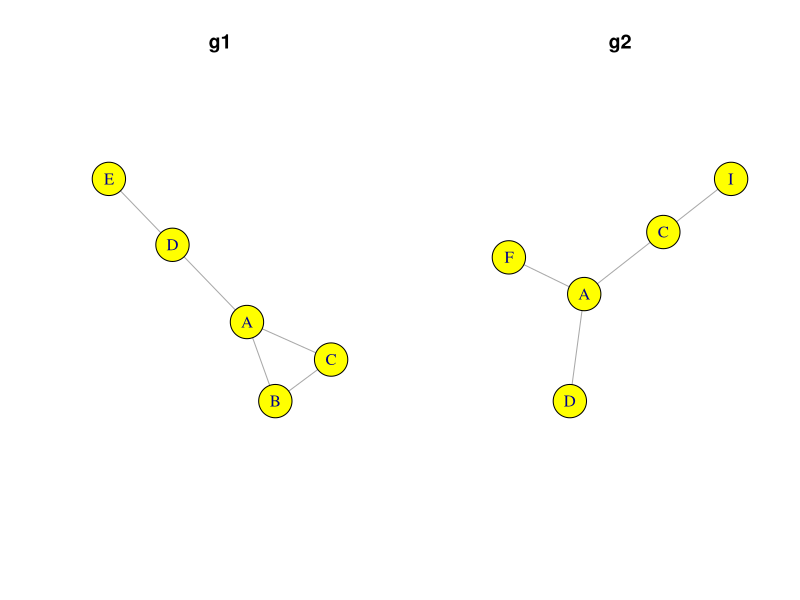
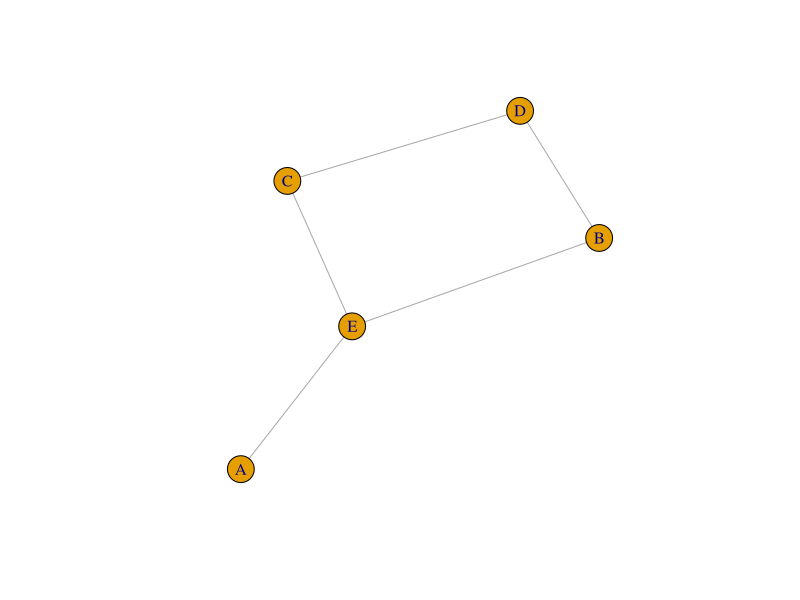
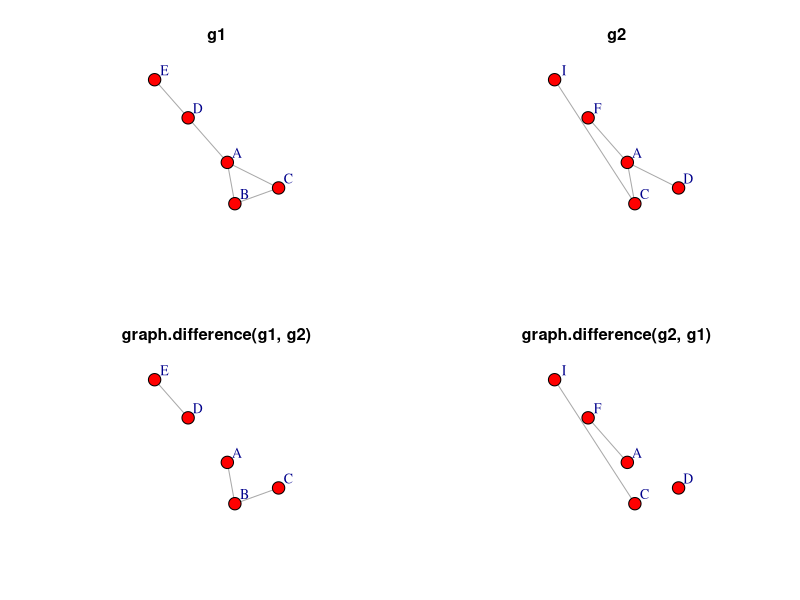
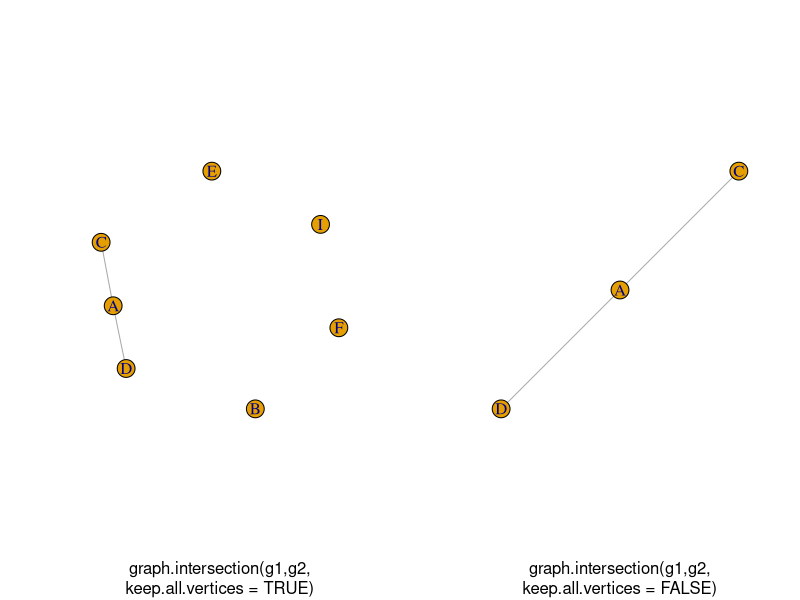

Reproduce these figures in R, in order.
## ---- chunk 1
#| warning: false

# Chargement du package
# install.packages("igraph")
library(igraph)

# Création des deux réseaux
d1 <- rbind(c("A","B"),c("A","C"), c("B","C"), c("A","D"), c("D","E"))
d2 <- rbind(c("A","F"), c("A","D"), c("A","C"), c("C","I"))

g1 <- graph.data.frame(d1, directed = FALSE)
g2 <- graph.data.frame(d2, directed = FALSE)

#visualisation
par(mfrow = c(1,2))
plot(g1, vertex.color = "yellow", vertex.size = 30, main = "g1")
plot(g2, vertex.color = "yellow", vertex.size = 30, main = "g2")
## ---- chunk 2
#| echo: false
dev.off()
## ---- chunk 3
V(g1)$degree <-  degree(g1)
V(g2)$degree <- degree(g2)

E(g1)$between <- edge.betweenness(g1)
E(g2)$between <- edge.betweenness(g2)

g1$densite <- graph.density(g1)
g2$densite <- graph.density(g2)
## ---- chunk 4
# fonction complementer
# crée un graphe avec les liens absents du graphe de départ
# les liens présents au départ sont eux supprimés
compg1 <- graph.complementer(g1, loops = FALSE)
plot(compg1)

#les attributs des sommets et du graphe sont conservés
#les attributs des liens sont perdus
V(compg1)$degree
compg1

#fonction graph.difference premier réseau - deuxième réseau (opérateur %m%)
#seuls les liens présents dans le premier réseau et non dans le deuxième sont conservés
#tous les attributs du premier réseau sont gardés
diffg1 <- graph.difference(g1, g2)
diffg1

diffg2 <- graph.difference(g2, g1)

# coordonnées (quasi) identiques pour faciliter la comparaison
lay <- layout.fruchterman.reingold(g1)

# lien A-D présent dans g1 et g2 donc g1-g2 et g2-g1 entrainent sa disparition
par(mfrow = c(2,2))
plot(g1, main = "g1", layout = lay, vertex.color = "red", vertex.size = 20, vertex.label.dist =3)
plot(g2, main = "g2", layout = lay, vertex.color = "red", vertex.size = 20, vertex.label.dist =3)
plot(diffg1, main = "graph.difference(g1, g2)", layout = lay, vertex.color = "red", vertex.size = 20, vertex.label.dist =3)
plot(diffg2, main = "graph.difference(g2, g1)", layout = lay, vertex.color = "red", vertex.size = 20, vertex.label.dist =3)
dev.off()

#calculer degré actualisé
V(diffg1)$degree2 <- degree(diffg1)
V(diffg1)$degree
V(diffg1)$degree2

#graph.disjoint.union pour joindre des graphes dont les sommets différents (opérateur %du%)

#liens communs à deux graphes : conserve les attributs
#tous les sommets sont conservés (opérateur %s%)
interg1 <- graph.intersection(g1,g2, keep.all.vertices = TRUE)

#seuls sommets adjacents aux liens communs sont gardés (ici ACD)
interg2 <- graph.intersection(g1,g2, keep.all.vertices = FALSE)

par(mfrow = c(1,2))
plot(interg1, sub = "graph.intersection(g1,g2,\nkeep.all.vertices = TRUE)")
plot(interg2, sub = "graph.intersection(g1,g2,\nkeep.all.vertices = FALSE)")
dev.off()
## ---- chunk 5
#union de graphes : tout lien présent dans un moins un graphe
#sera dans le graphe produit - tous les attributs sont conservés
#ne crée pas de liens multiples

uniong <- graph.union(g1,g2) #opérateur %u%
